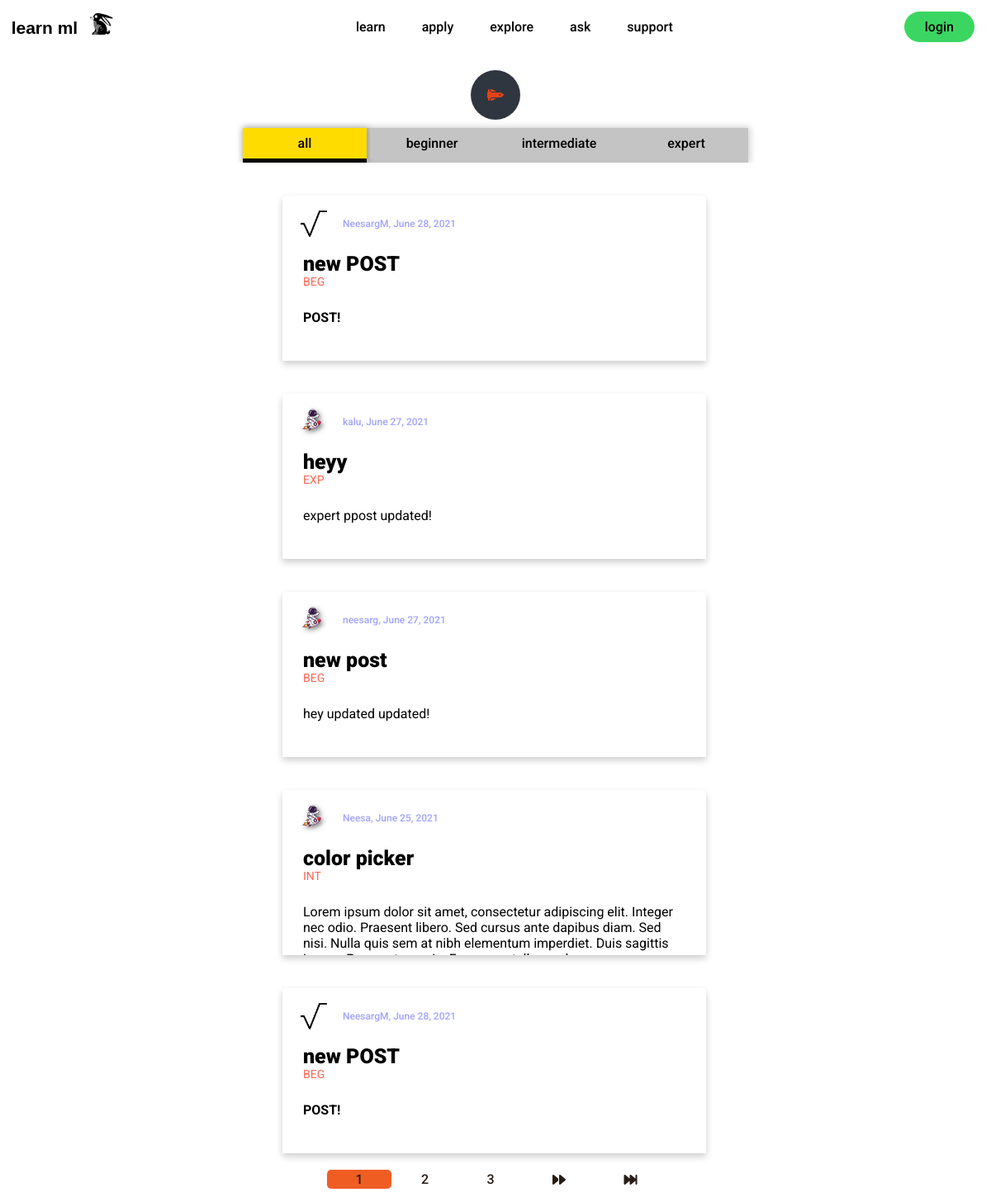
/explore/, run on the app's committed database.
### explore/models.py (models this page shows, shortened)
class Post(models.Model):
	title = models.CharField(max_length=100)
	content = HTMLField()
	date_posted = models.DateTimeField(default=timezone.now)
	author = models.ForeignKey(User, on_delete=models.CASCADE)
	POST_AUDIENCE = [
        ('BEG', 'Beginner'),
        ('INT', 'Intermediate'),
        ('EXP', 'Expert'),
    ]
	audience = models.CharField(max_length=3, choices=POST_AUDIENCE, default='BEG',)
	likes = models.ManyToManyField(User, default=None, blank=True, related_name='likes')

### users/models.py (models this page shows, shortened)
class Profile(models.Model):
	user = models.OneToOneField(User, on_delete=models.CASCADE)
	image = models.ImageField(default='default.jpg', upload_to='profile_pics')

### explore/views.py (the view)
# urls.py: path('', PostListView.as_view(), name='explore-home'),
class PostListView(ListView):
	model = Post
	template_name = 'explore/explore.html'
	context_object_name = 'posts'
	paginate_by = 5
	def get_queryset(self):
		search_query = self.request.GET.get('search_post')
		audience_query = self.request.GET.get('audience_filter')
		object_list = self.model.objects.all().order_by('-likes', '-date_posted')
		if search_query != '' and search_query is not None:
			object_list = object_list.filter(Q(title__icontains=search_query) |
				Q(content__icontains=search_query)).distinct()
		if audience_query != '' and audience_query is not None:
			object_list = object_list.filter(audience__iexact=audience_query)
		return object_list

### explore/templates/explore/explore.html (shortened to what this page needs)
{% extends "explore/base.html" %}
{% block section %}
<section class="filter-sections">
	<form method="GET" action=".">
		<div class="search-form">
			<div class="search-box">
				<button class="search-btn" type="submit">
					<i class="fas fa-space-shuttle"></i>
				</button>
			</div>
		</div>
		<div class="audience-form">
			<div class="audience-selection">
				{% if 'audience_filter' not in request.get_full_path or request.GET.audience_filter == '' or 'search_post' not in request.get_full_path %}
				<button class="audience-btn-all-selected" type="submit" value="" name="audience_filter">
					all
				</button>
				{% else %}
				<button class="audience-btn-all" type="submit" value="" name="audience_filter">
					all
				</button>
				{% endif %}
				{% if  'audience_filter=BEG' in request.get_full_path %}
				<button class="audience-btn-beg-selected" type="submit" value="BEG" name="audience_filter">
					beginner
				</button>
				{% else %}
				<button class="audience-btn-beg" type="submit" value="BEG" name="audience_filter">
					beginner
				</button>
				{% endif %}
				{% if 'audience_filter=INT' in request.get_full_path%}
				<button class="audience-btn-int-selected" type="submit" value="INT" name="audience_filter">
					intermediate
				</button>
				{% else %}
				<button class="audience-btn-int" type="submit" value="INT" name="audience_filter">
					intermediate
				</button>
				{% endif %}
				{% if  'audience_filter=EXP' in request.get_full_path %}
				<button class="audience-btn-exp-selected" type="submit" value="EXP" name="audience_filter">
					expert
				</button>
				{% else %}
				<button class="audience-btn-exp" type="submit" value="EXP" name="audience_filter">
					expert
				</button>
				{% endif %}
			</div>
		</div>
	</form>
</section>
<section class="posts-section">
	<div class="posts-content">
		{% for post in posts %}
		<div class="post-card">
			<div class="post-card-container">
				<div class="pic-name-date">
					<img class="small-prof-pic" src="{{ post.author.profile.image.url }}">
					<p class="post-author-and-date"><a class="post-author-and-date" href="{% url 'user-posts' post.author.username %}">{{ post.author }}, {{ post.date_posted|date:"N d, Y" }}</a></p>
				</div>
				<h2><a class="post-title-link" href="{% url 'post-detail' post.id post.title %}">{{ post.title }}</a></h2>
				<p class="post-audience">{{ post.audience }}</p>
				<div class=post-content-container>
					<p class="post-content">{{ post.content|safe }}</p>
				</div>
			</div>
		</div>
		{% endfor %}
		<div class="pagination-container">
			{% if is_paginated %}
				{% for num in page_obj.paginator.page_range %}
					{% if page_obj.number == num %}
						<a class='page-current-link' href="?page={{ num }}">{{ num }}</a>
					{% elif num > page_obj.number|add:'-3' and num < page_obj.number|add:'3' %}
						<a class='page-around-link' href="?page={{ num }}">{{ num }}</a>
					{% endif %}
				{% endfor %}
				{% if page_obj.has_next %}
					<a class='page-next-link' href="?page={{ page_obj.next_page_number }}">
						<i id="ff" class="fas fa-forward"></i></a>
					<a class='page-last-link' href="?page={{ page_obj.paginator.num_pages }}"><i id="ff" class="fas fa-fast-forward"></i></a>
				{% endif %}
			{% endif %}
		</div>
</section>
{% endblock section %}

### explore/static/css/explore_home.css (style rules this page uses)
* { box-sizing: : border-box; margin: 0; padding: 0; background-color: #fff; }
li, a, button { font-family: "Roboto", sans-serif; font-weight: 500; font-size: 16px; color: #000; text-decoration: none; }
.posts-content { position: relative; width: 95%; display: table; height: 95%; }
.post-card, .post-card-detail { display: row; position: relative; box-shadow: 0 4px 8px 0 rgba(0,0,0,0.2); border-radius: 5px; border-bottom-left-radius: 0px; border-bottom-right-radius: 0px; overflow: hidden; font-family: "Roboto", sans-serif; width: 45%; height: 200px; margin-left: 30%; margin-top: 40px; }
.post-content-container { display: block; padding: 9px 25px; }
.pic-name-date { display: flex; padding: 9px 13px; }
.small-prof-pic { display: inline-flex; align-items: center; width: 50px; height: 50px; border-radius: 100%; }
.post-author-and-date { display: inline-flex; padding-left: 5px; align-items: center; opacity: 0.6; font-size: 12px; color: blue; width: 100%; }
.post-title-link { display: inline-flex; padding: 0px 25px; font-size: 25px; font-weight: 900; overflow: hidden; text-overflow: ellipsis; }
.post-audience, .post-content { padding: 9px 25px; margin-top: -10px; }
.post-audience { color: #ff6652; font-size: 14px; }
.search-btn { color: #e84118; float: right; width: 40px; height: 40px; border-radius: 50%; border: none; background: #2f3640; display: flex; justify-content: center; align-items: center; transition: 0.4s; cursor: pointer; }
.search-form { display: flex; justify-content: center; align-items: center; }
.search-box { display: flex; justify-content: center; align-items: center; background: #2f3640; margin-top: 85px; height: 40px; border-radius: 40px; padding: 10px; }
.filter-sections { display: block; justify-content: center; align-items: center; }
.fas { background-color: #2f3640; }
.audience-form { display: flex; position: relative; justify-content: center; align-items: center; padding-top: 10px; }
.audience-btn-all, .audience-btn-beg, .audience-btn-int, .audience-btn-exp { font-family: "Roboto", sans-serif; border: none; cursor: pointer; padding: 9px 25px; width: 150px; transition: 0.5s ease 0s; background-color: #c4c4c4; }
.audience-btn-all-selected, .audience-btn-beg-selected, .audience-btn-int-selected, .audience-btn-exp-selected { font-family: "Roboto", sans-serif; border: none; cursor: pointer; padding: 9px 25px; width: 150px; transition: 0.5s ease 0s; background-color: #FFDC00; }
.audience-btn-all-selected { background-color: none; box-shadow: 1px 0px 8px 1px rgba(0,0,0,0.2); }
.audience-btn-all-selected { border-bottom: 5px solid black; background-color: #FFDC00; box-shadow: 1px 0px 8px 1px rgba(0,0,0,0.2); }
.audience-selection { background-color: #c4c4c4; box-shadow: 1px 0px 8px 1px rgba(0,0,0,0.2); }
.pagination-container { display: inline-flex; justify-content: center; align-items: center; width: 100%; padding-top: 20px; padding-left: 32px; }
.page-1-link, .page-link, .page-current-link, .page-around-link, .page-next-link, .page-last-link { width: fit-content; padding: 2px 3%; display: inline-flex; justify-content: center; align-items: center; margin-right: 2px; margin-bottom: 10px; color: #261C15; transition: all 0.4s ease 0s; }
.page-current-link { border-radius: 5px; background-color: #F05D23; }
#ff { background-color: white; }

### data on the page
Post: author.profile.image (picture), author "NeesargM", date_posted "June 28, 2021", title "new POST", audience "BEG", content "POST!"
Post: author.profile.image (placeholder picture), author "kalu", date_posted "June 27, 2021", title "heyy", audience "EXP", content "expert ppost updated!"
Post: author.profile.image (placeholder picture), author "neesarg", date_posted "June 27, 2021", title "new post", audience "BEG", content "hey updated updated!"
Post: author.profile.image (placeholder picture), author "Neesa", date_posted "June 25, 2021", title "color picker", audience "INT", content "Lorem ipsum dolor sit amet, consectetur adipiscing elit. Integer nec odio. Praesent libero. Sed cursus ante dapibus diam. Sed nisi. Nulla quis sem at nibh elementum imperdiet. Duis sagittis…"

### other printed values
{{ num }} "1"
{{ num }} "2" "3"
